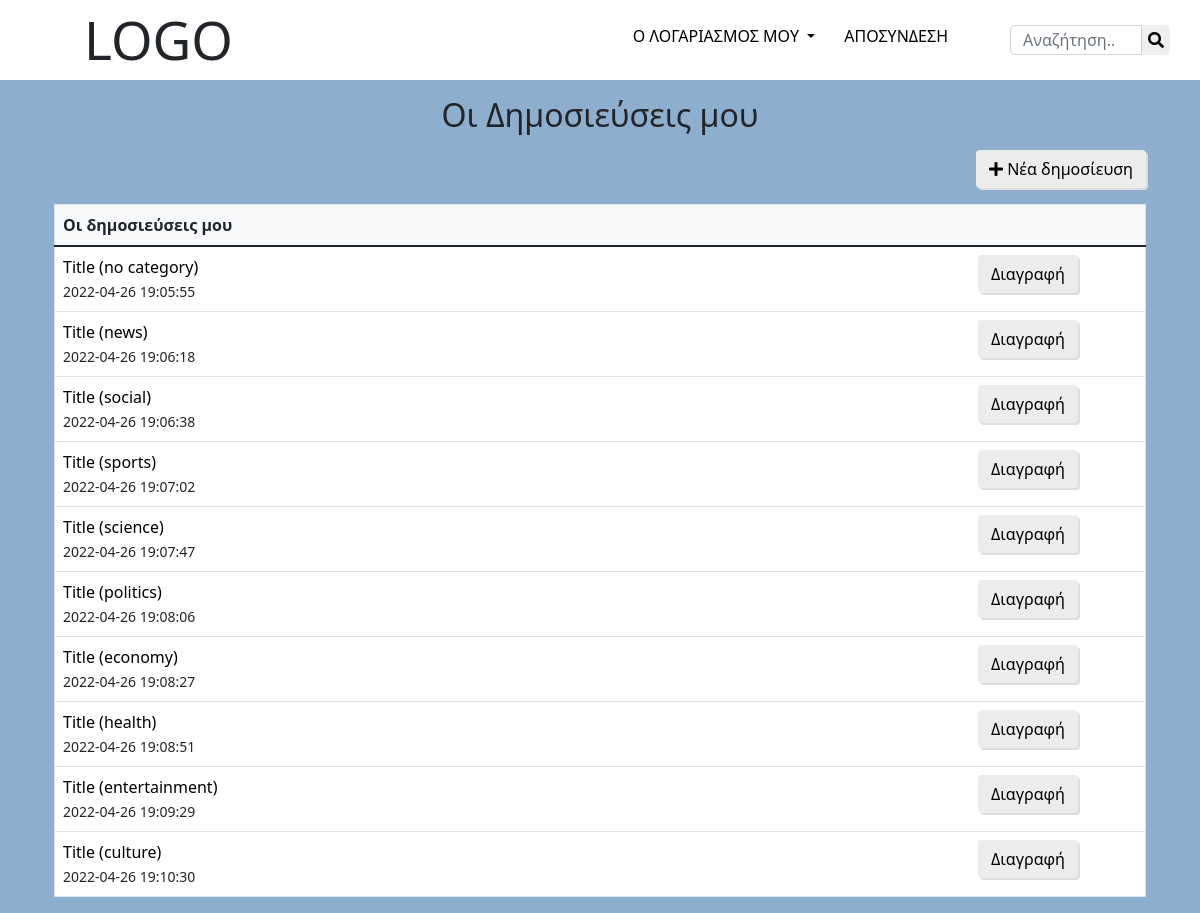
The app's page /my_posts.php (signed in) with its own data.
### tables this page shows
CREATE TABLE `posts` (
  `id` int(11) NOT NULL,
  `category_id` int(11) NOT NULL,
  `title` varchar(255) NOT NULL,
  `description` text NOT NULL,
  `user_id` int(11) NOT NULL,
  `date_created` timestamp NOT NULL DEFAULT current_timestamp(),
  `status_id` int(11) NOT NULL
);

### functions.php (called while the page is built, shortened)
<?php
	function connectTodB (){
		$servername = "localhost";
		$username = "root";
		$password = "";
		$dbname = "db_forum";
		$conn = new mysqli($servername, $username, $password, $dbname);
		return $conn;
	}
	function selectFromDb($sql){
		$conn = connectTodB();
		$result = $conn->query($sql);
		$tempArray = [];
		if ($result->num_rows > 0) {
			while($row = $result->fetch_object()) {
				array_push($tempArray,$row);
			}
		}
		return $tempArray;
	}
?>

### my_posts.php (the view, shortened to what this page needs)
<?php include "header.php";
?>
<div class="container mt-3">
    <h2 style="text-align:center;">Οι Δημοσιεύσεις μου</h2>
    <?php if(isset($_SESSION["loggedInUser"])){ ?>
    <div class="container d-flex justify-content-end">
        <button class="btn mt-2" onclick="window.location.href='add_new_post.php'"><i class="fas fa-plus"></i> Νέα δημοσίευση</button>
    </div>
    <?php } ?>
    <div class="container mt-3">
        <table class="table">
            <?php
                $user = $_SESSION["loggedInUser"]->id;
                $sql="SELECT * FROM posts WHERE user_id='$user'";
                $result = selectFromDb($sql);
            ?>
            <thead>
                <tr>
                    <th>Οι δημοσιεύσεις μου</th>
                </tr>
            </thead>
            <tbody>
                <?php
                    if(count($result) !== 0){
                        for($i = 0; $i<count($result); $i++){ ?>
                <tr>
                    <td>
                        <div class="row">
                            <div class = "col-10">
                                <?php
                                    echo "<a href='show_post.php?post=".$result[$i]->id."'>".$result[$i]->title."</a><br>";
                                    echo "<small>".$result[$i]->date_created."</small>"
                                ?>
                            </div>
                            <div class="col-2">
                                <form method="POST" action="my_posts_action.php">
                                    <input type="submit" name="delete" class="btn" value="Διαγραφή">
                                </form>
                            </div>
                        </div>
                    </td>
                </tr>
                <?php }
                    } ?>
            </tbody>
        </table>
    </div>
</div>

### header.php (shortened to what this page needs)
<?php
	require "functions.php";
?>
<!DOCTYPE html>
<html>
	<head>
		<link rel="stylesheet" href="css/bootstrap.min.css">
		<link rel="stylesheet" href="css/style.css">
		<link href="css/css/fontawesome.css" rel="stylesheet">
        <link href="css/css/brands.css" rel="stylesheet">
        <link href="css/css/solid.css" rel="stylesheet">
	</head>
<?php
	if(isset($_SESSION["loggedInUser"])){
		$color = $_SESSION["loggedInUser"]->backgroundcolor;
		echo "<body style='background-color:$color'>";
	} else {
		echo "<body>";
	}?>
		<div class="container-fluid">
			<div class="row header">
				<div class="col-4 logo">
					<div onclick="window.location.href='index.php'" style="cursor:pointer;">
						LOGO
					</div>
				</div>
				<div class="col-6">
					<?php require "menu.php"; ?>
				</div>
				<div class="col-2 search-bar">
					<input type="text" name="search" id="search" class="form-control search-input" placeholder="Αναζήτηση..">
					<button class="search-button"><i class="fas fa-search"></i></button>
				</div>
			</div>

### menu.php (shortened to what this page needs)
<div class="container mt-3">
	<ul class="nav menu">
	  <?php
	  	if(isset($_SESSION["loggedIn"]) && $_SESSION["loggedIn"] === true){ ?>
		<li class="nav-item">
			<div class="dropdown">
				<button class="btn dropdown-btn dropdown-toggle" type="button" id="dropdownMenuButton" data-bs-toggle="dropdown" aria-expanded="false">
					Ο ΛΟΓΑΡΙΑΣΜΟΣ ΜΟΥ
				</button>
			</div>
		</li>
		<li class="nav-item">
			<a class="nav-link menu" href="logout.php">ΑΠΟΣΥΝΔΕΣΗ</a>
		</li>
	  <?php } ?>
	</ul>
</div>

### css/style.css (style rules this page uses)
body { background: #e6faff; }
.btn { color:black; background: #ebecec; box-shadow: 2px 2px #dddddd; }
.dropdown-btn { background: white; box-shadow: none; }
.header { background: white; }
.logo { font-size: 40pt; font-weight: 100; display: flex; justify-content: flex-start; align-items: center; padding-left: 7%; }
.menu { display:flex; justify-content: end; align-items: center; }
.search-bar { display:flex; justify-content: end; align-items: center; padding: 10px; padding-right: 30px; }
.search-button { border: none; border-radius: 0px 5px 5px 0px; height: 50%; }
.search-input { border: 1px solid lightgrey; border-radius: 5px 0px 0px 5px; height: 50%; }
table { border: 1px solid grey; }
td, tr { background: white; }
thead tr { background: #f8f9fa; }
a { color:black; text-decoration: none; }
.menu { font-weight: 500; color: black; }

### css/css/solid.css (style rules this page uses)
.fa, .fas { font-family: 'Font Awesome 5 Free'; font-weight: 900; }

### records on screen
posts: title "Title (no category)", date_created "2022-04-26 19:05:55"
posts: title "Title (news)", date_created "2022-04-26 19:06:18"
posts: title "Title (social)", date_created "2022-04-26 19:06:38"
posts: title "Title (sports)", date_created "2022-04-26 19:07:02"
posts: title "Title (science)", date_created "2022-04-26 19:07:47"
posts: title "Title (politics)", date_created "2022-04-26 19:08:06"
posts: title "Title (economy)", date_created "2022-04-26 19:08:27"
posts: title "Title (health)", date_created "2022-04-26 19:08:51"
posts: title "Title (entertainment)", date_created "2022-04-26 19:09:29"
posts: title "Title (culture)", date_created "2022-04-26 19:10:30"
